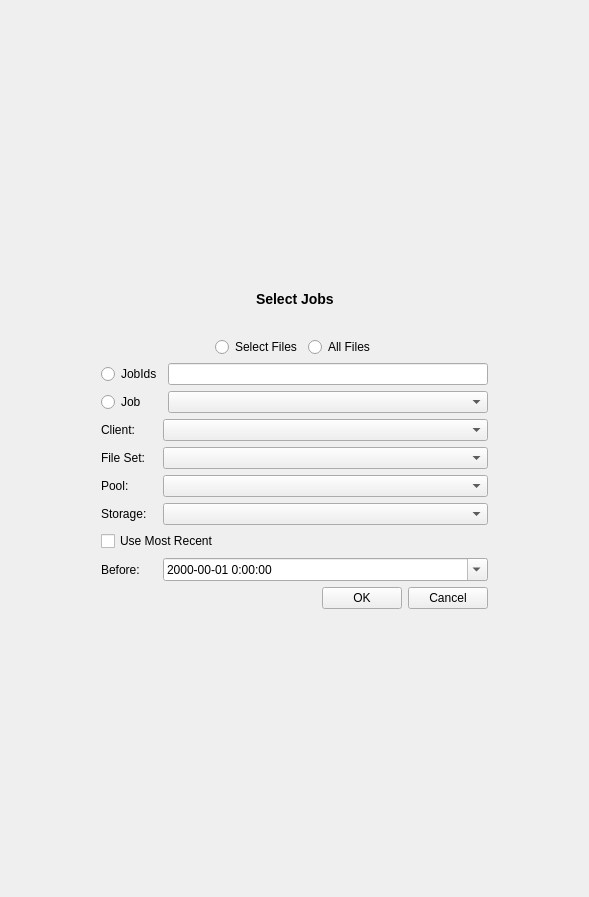
<ui version="4.0" >
 <class>prerestoreForm</class>
 <widget class="QWidget" name="prerestoreForm" >
  <property name="geometry" >
   <rect>
    <x>0</x>
    <y>0</y>
    <width>589</width>
    <height>897</height>
   </rect>
  </property>
  <property name="windowTitle" >
   <string>Form</string>
  </property>
  <property name="autoFillBackground" >
   <bool>true</bool>
  </property>
  <layout class="QGridLayout" >
   <property name="margin" >
    <number>9</number>
   </property>
   <property name="spacing" >
    <number>6</number>
   </property>
   <item rowspan="2" row="2" column="1" >
    <layout class="QGridLayout" >
     <property name="margin" >
      <number>0</number>
     </property>
     <property name="spacing" >
      <number>6</number>
     </property>
     <item row="1" column="0" >
      <widget class="QFrame" name="frame" >
       <property name="frameShape" >
        <enum>QFrame::NoFrame</enum>
       </property>
       <property name="frameShadow" >
        <enum>QFrame::Plain</enum>
       </property>
       <layout class="QGridLayout" >
        <property name="margin" >
         <number>0</number>
        </property>
        <property name="spacing" >
         <number>6</number>
        </property>
        <item row="0" column="2" >
         <widget class="QRadioButton" name="allFilesRadio" >
          <property name="text" >
           <string>All Files</string>
          </property>
          <property name="checked" >
           <bool>false</bool>
          </property>
         </widget>
        </item>
        <item row="0" column="1" >
         <widget class="QRadioButton" name="selectFilesRadio" >
          <property name="text" >
           <string>Select Files</string>
          </property>
          <property name="checked" >
           <bool>false</bool>
          </property>
         </widget>
        </item>
        <item row="0" column="3" >
         <spacer>
          <property name="orientation" >
           <enum>Qt::Horizontal</enum>
          </property>
          <property name="sizeHint" >
           <size>
            <width>40</width>
            <height>20</height>
           </size>
          </property>
         </spacer>
        </item>
        <item row="0" column="0" >
         <spacer>
          <property name="orientation" >
           <enum>Qt::Horizontal</enum>
          </property>
          <property name="sizeHint" >
           <size>
            <width>40</width>
            <height>20</height>
           </size>
          </property>
         </spacer>
        </item>
       </layout>
      </widget>
     </item>
     <item row="2" column="0" >
      <layout class="QGridLayout" >
       <property name="margin" >
        <number>0</number>
       </property>
       <property name="spacing" >
        <number>6</number>
       </property>
       <item row="1" column="1" >
        <widget class="QComboBox" name="jobCombo" >
         <property name="sizePolicy" >
          <sizepolicy>
           <hsizetype>7</hsizetype>
           <vsizetype>0</vsizetype>
           <horstretch>0</horstretch>
           <verstretch>0</verstretch>
          </sizepolicy>
         </property>
         <property name="maximumSize" >
          <size>
           <width>600</width>
           <height>600</height>
          </size>
         </property>
        </widget>
       </item>
       <item row="1" column="0" >
        <widget class="QRadioButton" name="selectJobRadio" >
         <property name="text" >
          <string>Job</string>
         </property>
        </widget>
       </item>
       <item row="0" column="1" >
        <widget class="QLineEdit" name="jobIdEdit" />
       </item>
       <item row="0" column="0" >
        <widget class="QRadioButton" name="selectJobIdsRadio" >
         <property name="text" >
          <string>JobIds</string>
         </property>
        </widget>
       </item>
      </layout>
     </item>
     <item row="0" column="0" >
      <spacer>
       <property name="orientation" >
        <enum>Qt::Vertical</enum>
       </property>
       <property name="sizeType" >
        <enum>QSizePolicy::Fixed</enum>
       </property>
       <property name="sizeHint" >
        <size>
         <width>20</width>
         <height>21</height>
        </size>
       </property>
      </spacer>
     </item>
     <item row="3" column="0" >
      <layout class="QGridLayout" >
       <property name="margin" >
        <number>0</number>
       </property>
       <property name="spacing" >
        <number>6</number>
       </property>
       <item row="5" column="1" colspan="2" >
        <widget class="QDateTimeEdit" name="beforeDateTime" >
         <property name="minimumDate" >
          <date>
           <year>2000</year>
           <month>1</month>
           <day>1</day>
          </date>
         </property>
         <property name="displayFormat" >
          <string>yyyy-mm-dd h:mm:ss</string>
         </property>
         <property name="calendarPopup" >
          <bool>true</bool>
         </property>
        </widget>
       </item>
       <item row="4" column="0" colspan="2" >
        <widget class="QCheckBox" name="recentCheckBox" >
         <property name="layoutDirection" >
          <enum>Qt::LeftToRight</enum>
         </property>
         <property name="text" >
          <string>Use Most Recent</string>
         </property>
        </widget>
       </item>
       <item row="1" column="0" >
        <widget class="QLabel" name="label_3" >
         <property name="text" >
          <string>File Set:</string>
         </property>
         <property name="buddy" >
          <cstring>filesetCombo</cstring>
         </property>
        </widget>
       </item>
       <item row="0" column="0" >
        <widget class="QLabel" name="label_2" >
         <property name="text" >
          <string>Client:</string>
         </property>
         <property name="buddy" >
          <cstring>clientCombo</cstring>
         </property>
        </widget>
       </item>
       <item row="0" column="1" colspan="2" >
        <widget class="QComboBox" name="clientCombo" />
       </item>
       <item row="3" column="0" >
        <widget class="QLabel" name="label_5" >
         <property name="text" >
          <string>Storage:</string>
         </property>
         <property name="buddy" >
          <cstring>storageCombo</cstring>
         </property>
        </widget>
       </item>
       <item row="3" column="1" colspan="2" >
        <widget class="QComboBox" name="storageCombo" />
       </item>
       <item row="5" column="0" >
        <widget class="QLabel" name="label_6" >
         <property name="text" >
          <string>Before:</string>
         </property>
         <property name="buddy" >
          <cstring>beforeDateTime</cstring>
         </property>
        </widget>
       </item>
       <item row="1" column="1" colspan="2" >
        <widget class="QComboBox" name="filesetCombo" />
       </item>
       <item row="2" column="0" >
        <widget class="QLabel" name="label_4" >
         <property name="text" >
          <string>Pool:</string>
         </property>
         <property name="buddy" >
          <cstring>poolCombo</cstring>
         </property>
        </widget>
       </item>
       <item row="2" column="1" colspan="2" >
        <widget class="QComboBox" name="poolCombo" />
       </item>
       <item row="4" column="2" >
        <spacer>
         <property name="orientation" >
          <enum>Qt::Horizontal</enum>
         </property>
         <property name="sizeHint" >
          <size>
           <width>262</width>
           <height>21</height>
          </size>
         </property>
        </spacer>
       </item>
       <item row="6" column="0" colspan="3" >
        <layout class="QHBoxLayout" >
         <property name="margin" >
          <number>0</number>
         </property>
         <property name="spacing" >
          <number>6</number>
         </property>
         <item>
          <spacer>
           <property name="orientation" >
            <enum>Qt::Horizontal</enum>
           </property>
           <property name="sizeHint" >
            <size>
             <width>171</width>
             <height>20</height>
            </size>
           </property>
          </spacer>
         </item>
         <item>
          <widget class="QPushButton" name="okButton" >
           <property name="text" >
            <string>OK</string>
           </property>
          </widget>
         </item>
         <item>
          <widget class="QPushButton" name="cancelButton" >
           <property name="text" >
            <string>Cancel</string>
           </property>
          </widget>
         </item>
        </layout>
       </item>
      </layout>
     </item>
    </layout>
   </item>
   <item row="4" column="1" >
    <spacer>
     <property name="orientation" >
      <enum>Qt::Vertical</enum>
     </property>
     <property name="sizeHint" >
      <size>
       <width>71</width>
       <height>41</height>
      </size>
     </property>
    </spacer>
   </item>
   <item row="0" column="1" >
    <spacer>
     <property name="orientation" >
      <enum>Qt::Vertical</enum>
     </property>
     <property name="sizeHint" >
      <size>
       <width>387</width>
       <height>161</height>
      </size>
     </property>
    </spacer>
   </item>
   <item row="3" column="2" >
    <spacer>
     <property name="orientation" >
      <enum>Qt::Horizontal</enum>
     </property>
     <property name="sizeHint" >
      <size>
       <width>41</width>
       <height>139</height>
      </size>
     </property>
    </spacer>
   </item>
   <item row="2" column="0" >
    <spacer>
     <property name="orientation" >
      <enum>Qt::Horizontal</enum>
     </property>
     <property name="sizeHint" >
      <size>
       <width>21</width>
       <height>139</height>
      </size>
     </property>
    </spacer>
   </item>
   <item row="1" column="1" >
    <layout class="QHBoxLayout" >
     <property name="margin" >
      <number>0</number>
     </property>
     <property name="spacing" >
      <number>6</number>
     </property>
     <item>
      <spacer>
       <property name="orientation" >
        <enum>Qt::Horizontal</enum>
       </property>
       <property name="sizeHint" >
        <size>
         <width>71</width>
         <height>21</height>
        </size>
       </property>
      </spacer>
     </item>
     <item>
      <widget class="QLabel" name="run" >
       <property name="maximumSize" >
        <size>
         <width>16777215</width>
         <height>30</height>
        </size>
       </property>
       <property name="text" >
        <string>&lt;h3>Select Jobs&lt;/h3></string>
       </property>
      </widget>
     </item>
     <item>
      <spacer>
       <property name="orientation" >
        <enum>Qt::Horizontal</enum>
       </property>
       <property name="sizeHint" >
        <size>
         <width>81</width>
         <height>20</height>
        </size>
       </property>
      </spacer>
     </item>
    </layout>
   </item>
  </layout>
 </widget>
 <resources/>
 <connections/>
</ui>
